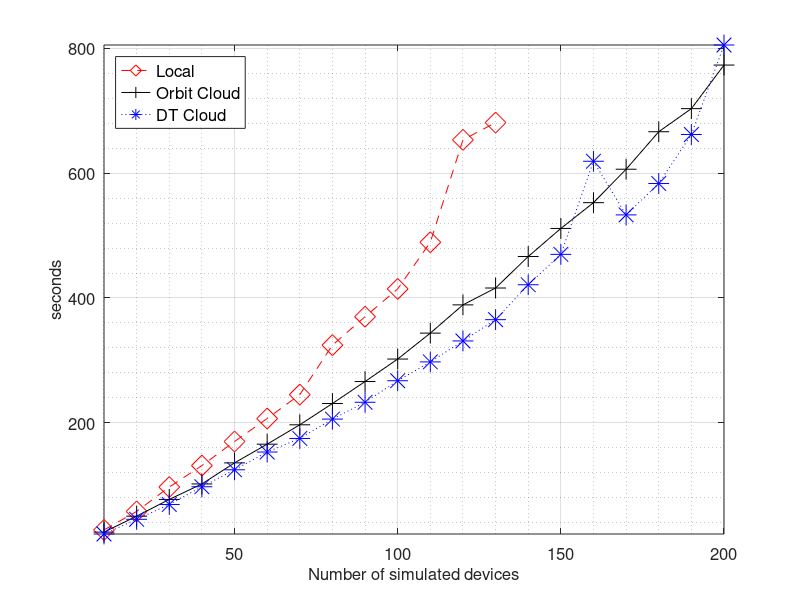
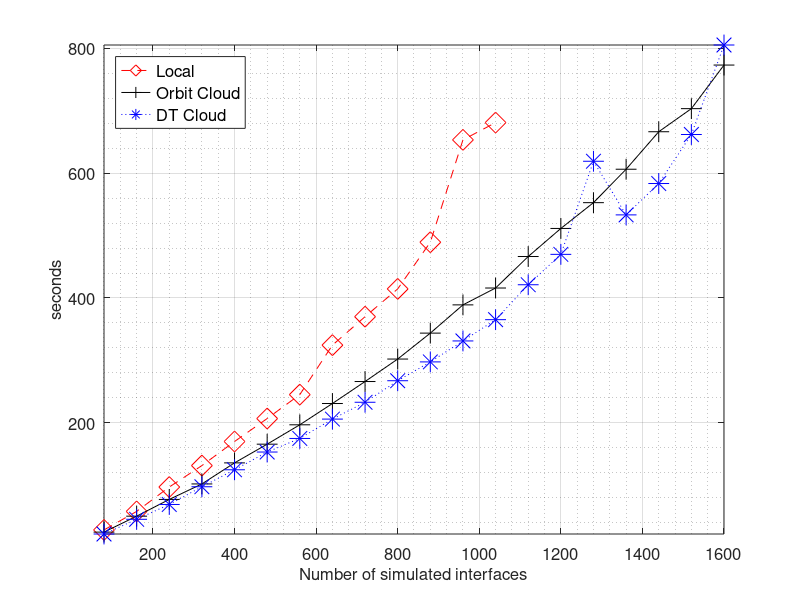
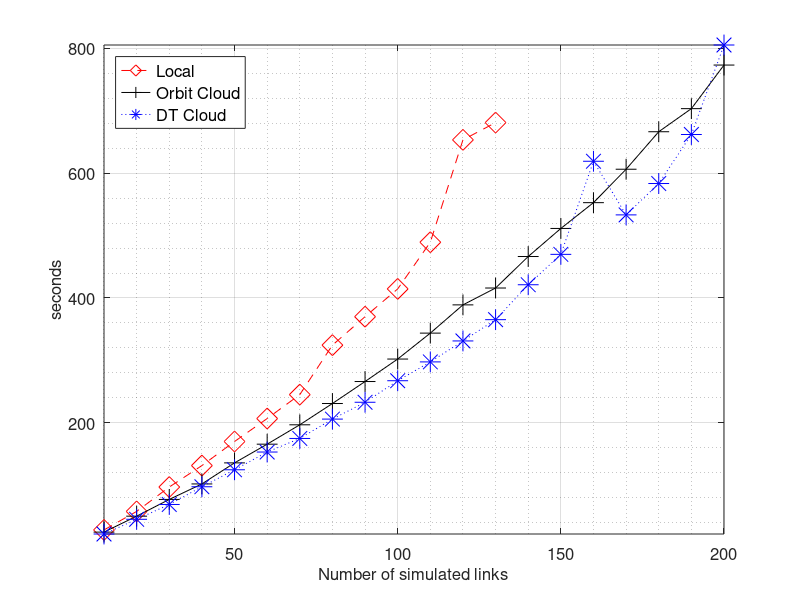

MATLAB code to generate these figures, in order:
nes = [10:10:200]
intfs = [80:80:1600]
links = [10:10:200]

local = [28.305,57.966,97.032,131.423,169.976,206.786,245.143,324.406,370.006,414.522,489.31,653.368,680.992,NaN,NaN,NaN,NaN,NaN,NaN,NaN] 
orbit = [24.807,50.346,77.176,102.002,135.746,165.72,196.766,230.876,266.106,302.127,343.683,388.937,415.954,466.422,511.405,552.728,606.29,666.382,703.382,773.22]
dt = [21.781,45.35,69.09,97.491,124.708,153.134,174.877,205.903,232.873,267.401,297.562,331.145,365.237,421.197,469.884,619.065,533.138,583.406,661.939,805.359]

figure(1)
plot(nes,local, '--dr', 'markersize', 15, nes, orbit, '-+k', 'markersize', 15, nes, dt, ':*b', 'markersize', 15)
set(gca, "fontsize", 12)

xlabel('Number of simulated devices', "fontsize", 12)
grid on
grid minor on
ylabel('seconds', "fontsize", 12)
leg = legend('Local','Orbit Cloud','DT Cloud', "location", 'northwest')
set(leg, "fontsize", 12)
axis('tight')

#la = num2str(local(:));
#lb = cellstr(la);
#lc = strtrim(lb);

#oa = num2str(orbit(:));
#ob = cellstr(oa);
#oc = strtrim(ob);

#da = num2str(dt(:));
#db = cellstr(da);
#dc = strtrim(db);

#text(nes, local, lc)
#text(nes, orbit, oc)
#text(nes, dt, dc)

figure(2)
plot(intfs,local, '--dr', 'markersize', 15, intfs, orbit, '-+k', 'markersize', 15, intfs, dt, ':*b', 'markersize', 15)
set(gca, "fontsize", 12)

xlabel('Number of simulated interfaces', "fontsize", 12)
grid on
grid minor on
ylabel('seconds', "fontsize", 12)
leg = legend('Local','Orbit Cloud','DT Cloud', "location", 'northwest')
set(leg, "fontsize", 12)
axis('tight')

#la = num2str(local(:));
#lb = cellstr(la);
#lc = strtrim(lb);

#oa = num2str(orbit(:));
#ob = cellstr(oa);
#oc = strtrim(ob);

#da = num2str(dt(:));
#db = cellstr(da);
#dc = strtrim(db);

#text(intfs, local, lc)
#text(intfs, orbit, oc)
#text(intfs, dt, dc)

figure(3)
plot(links,local, '--dr', 'markersize', 15, links, orbit, '-+k', 'markersize', 15, links, dt, ':*b', 'markersize', 15)
set(gca, "fontsize", 12)

xlabel('Number of simulated links', "fontsize", 12)
grid on
grid minor on
ylabel('seconds', "fontsize", 12)
leg = legend('Local','Orbit Cloud','DT Cloud', "location", 'northwest')
set(leg, "fontsize", 12)
axis('tight')

#la = num2str(local(:));
#lb = cellstr(la);
#lc = strtrim(lb);

#oa = num2str(orbit(:));
#ob = cellstr(oa);
#oc = strtrim(ob);

#da = num2str(dt(:));
#db = cellstr(da);
#dc = strtrim(db);

#text(links, local, lc)
#text(links, orbit, oc)
#text(links, dt, dc)
